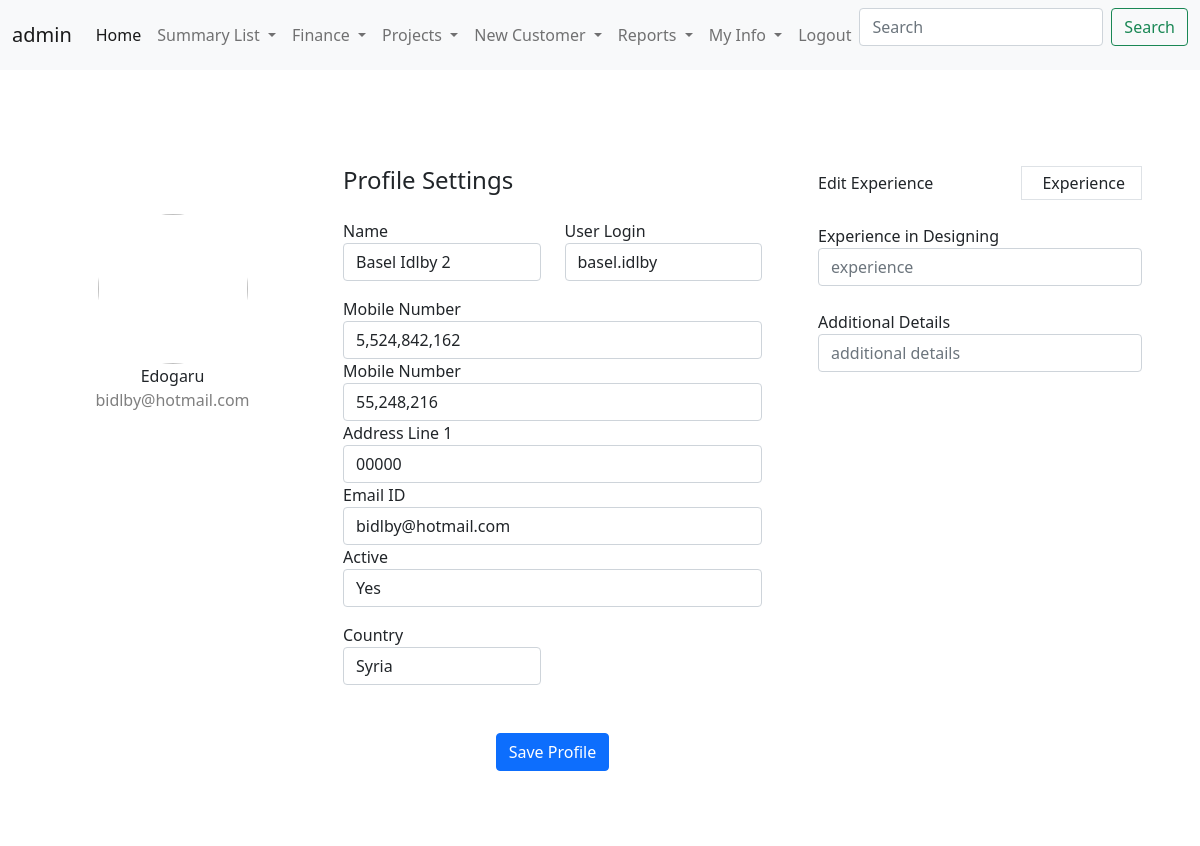
Page /customerProfile/2 (signed in) on the committed database.
### CRM/models.py (models this page shows, shortened)
class CustomerInfoModel(models.Model):
    customerId = models.AutoField(primary_key=True)
    customerName = models.CharField(max_length=100 , unique=True)
    country = models.ForeignKey(countryListModel,on_delete=models.DO_NOTHING)
    address = models.CharField(max_length=150)
    mobileNumber = models.IntegerField(unique=True)
    workNumber = models.IntegerField()
    email = models.EmailField(max_length=50 , unique=True)
    userLogin = models.OneToOneField(settings.AUTH_USER_MODEL,related_name="b" ,  on_delete=models.DO_NOTHING , null=True , blank=True )
    createdBy = models.ForeignKey(User, on_delete=models.DO_NOTHING)
    active = models.BooleanField(default=True)
    GA1 = models.CharField(max_length=100 , blank=True, null=True)
    GA2 = models.CharField(max_length=100 , blank=True, null=True)
    GA3 = models.CharField(max_length=100 , blank=True, null=True)
    GA4 = models.CharField(max_length=100 , blank=True, null=True)
    GB1 = models.BooleanField(default=False , blank=True, null=True)
    GB2 = models.BooleanField(default=False , blank=True, null=True)
    GB3 = models.BooleanField(default=False , blank=True, null=True)
    GB4 = models.BooleanField(default=False , blank=True, null=True)
    GD1 = models.DateField(blank=True, null=True)
    GD2 = models.DateField(blank=True, null=True)
    GD3 = models.DateField(blank=True, null=True)

class countryListModel(models.Model):
    countryId = models.AutoField(primary_key=True)
    countryName = models.CharField(max_length=50,unique=True)
    def __str__(self) -> str:
        return f"{self.countryName}"

### CRM/views.py (the view)
# urls.py: path('customerProfile/<int:pk>',views.customerProfile,name='customerProfile'),
@login_required
def customerProfile(request,pk):
    profile = CustomerInfoModel.objects.get(customerId = pk)
    context = {'profile':profile}
    return render(request,'CRM/CustomerProfile.html',context)

### CRM/templates/CRM/customerProfile.html (shortened to what this page needs)
{% include 'CRM/base.html' %}
{% include 'CRM/navbar.html' %}
{% load humanize %}
{% block content %}
<div class="container rounded bg-white mt-5 mb-5">
    <div class="row">
        <div class="col-md-3 border-right">
            <div class="d-flex flex-column align-items-center text-center p-3 py-5"><img class="rounded-circle mt-5" width="150px" src="https://st3.depositphotos.com/15648834/17930/v/600/depositphotos_179308454-stock-illustration-unknown-person-silhouette-glasses-profile.jpg"><span class="font-weight-bold">Edogaru</span><span class="text-black-50">{{profile.email}}</span></div>
        </div>
        <div class="col-md-5 border-right">
            <div class="p-3 py-5">
                <div class="d-flex justify-content-between align-items-center mb-3">
                    <h4 class="text-right">Profile Settings</h4>
                </div>
                <div class="row mt-2">
                    <div class="col-md-6"><label class="labels">Name</label><input type="text" class="form-control" placeholder="first name" value="{{profile.customerName}}"></div>
                    <div class="col-md-6"><label class="labels">User Login</label><input type="text" class="form-control" placeholder="first name" value="{{profile.userLogin}}"></div>
                </div>
                <div class="row mt-3">
                    <div class="col-md-12"><label class="labels">Mobile Number</label><input type="text" class="form-control" placeholder="enter phone number" value="{{profile.mobileNumber}}"></div>
                    <div class="col-md-12"><label class="labels">Mobile Number</label><input type="text" class="form-control" placeholder="enter phone number" value="{{profile.workNumber}}"></div>
                    <div class="col-md-12"><label class="labels">Address Line 1</label><input type="text" class="form-control" placeholder="enter address line 1" value="{{profile.address}}"></div>
                    <div class="col-md-12"><label class="labels">Email ID</label><input type="text" class="form-control" placeholder="enter email id" value="{{profile.email}}"></div>
                    <div class="col-md-12"><label class="labels">Active</label><input type="text" class="form-control" placeholder="active" value= {% if profile.active == True %} "Yes" {% else %} "NO" {% endif %}></div>
                </div>
                <div class="row mt-3">
                    <div class="col-md-6"><label class="labels">Country</label><input type="text" class="form-control" placeholder="country" value="{{profile.country}}"></div>
                </div>
                <div class="mt-5 text-center"><button class="btn btn-primary profile-button" type="button">Save Profile</button></div>
            </div>
        </div>
        <div class="col-md-4">
            <div class="p-3 py-5">
                <div class="d-flex justify-content-between align-items-center experience"><span>Edit Experience</span><span class="border px-3 p-1 add-experience">&nbsp;Experience</span></div><br>
                <div class="col-md-12"><label class="labels">Experience in Designing</label><input type="text" class="form-control" placeholder="experience" value=""></div> <br>
                <div class="col-md-12"><label class="labels">Additional Details</label><input type="text" class="form-control" placeholder="additional details" value=""></div>
            </div>
        </div>
    </div>
</div>
{% endblock %}

### CRM/templates/CRM/navbar.html (shortened to what this page needs)
{% block content %}
<nav class="navbar navbar-expand-lg navbar-light bg-light">
    <div class="container-fluid">
      <a class="navbar-brand" href="#">{{user.get_username}}</a>
      <div class="collapse navbar-collapse" id="navbarScroll">
        <ul class="navbar-nav me-auto my-2 my-lg-0 navbar-nav-scroll" style="--bs-scroll-height: 100px;">
          {% if user.is_superuser %}
          <li class="nav-item">
            <a class="nav-link active" aria-current="page" href="{% url 'CRM:customerList' %}">Home</a>
          </li>
          <li class="nav-item dropdown">
            <a class="nav-link dropdown-toggle" href="#" id="navbarScrollingDropdown" role="button" data-bs-toggle="dropdown" aria-expanded="false">
              Summary List
            </a>
          </li>
          <li class="nav-item dropdown">
            <a class="nav-link dropdown-toggle" href="#" id="navbarScrollingDropdown" role="button" data-bs-toggle="dropdown" aria-expanded="false">
              Finance
            </a>
          </li>
          <li class="nav-item dropdown">
            <a class="nav-link dropdown-toggle" href="#" id="navbarScrollingDropdown" role="button" data-bs-toggle="dropdown" aria-expanded="false">
              Projects
            </a>
          </li>
          <li class="nav-item dropdown">
            <a class="nav-link dropdown-toggle" href="#" id="navbarScrollingDropdown" role="button" data-bs-toggle="dropdown" aria-expanded="false">
              New Customer
            </a>
          </li>
          <li class="nav-item dropdown">
            <a class="nav-link dropdown-toggle" href="#" id="navbarScrollingDropdown" role="button" data-bs-toggle="dropdown" aria-expanded="false">
              Reports
            </a>
          </li>
          {% endif %}
          {% if user.is_authenticated %}
          <li class="nav-item dropdown">
            <a class="nav-link dropdown-toggle" href="#" id="navbarScrollingDropdown" role="button" data-bs-toggle="dropdown" aria-expanded="false">
              My Info
            </a>
          </li>
          {% endif %}
          {% if user.is_authenticated %}
          <li class="nav-item">
            <a class="nav-link" href="{% url 'logout' %}">Logout</a>
          </li>
          {% else %}
          <li class="nav-item"></li>
          <a class="nav-link" href="{% url 'login' %}">Login</a>
        </li>
          {% endif %}
        </ul>
        <form class="d-flex">
          <input class="form-control me-2" type="search" placeholder="Search" aria-label="Search">
          <button class="btn btn-outline-success" type="submit">Search</button>
        </form>
      </div>
    </div>
  </nav>
  {% endblock %}

### rows in the picture
CustomerInfoModel: email "bidlby@hotmail.com", customerName "Basel Idlby 2", userLogin "basel.idlby", mobileNumber "5,524,842,162", workNumber "55,248,216", address "00000", active "Yes", country "Syria"

### other values in the picture
{{ user.get_username }} "admin"
